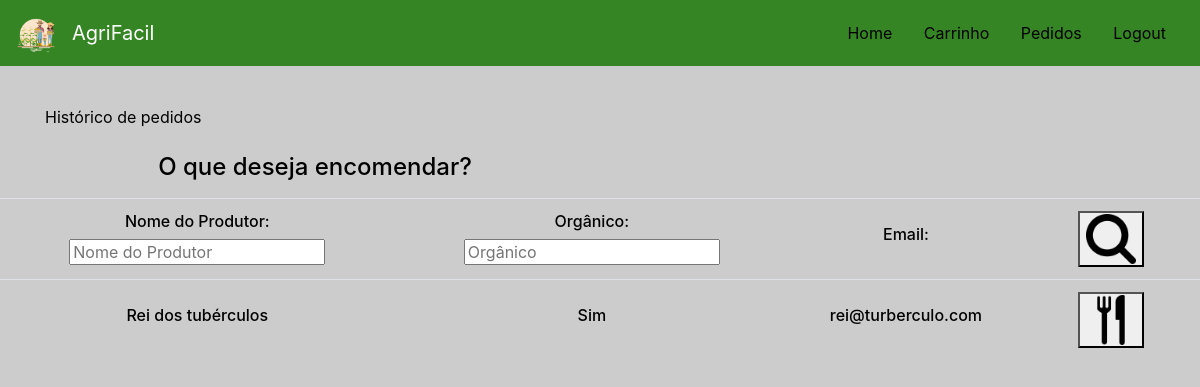
The app's page /main with its own data.
### tables this page shows
CREATE TABLE produtor (idProdutor INTEGER PRIMARY KEY AUTOINCREMENT, CNPJ TEXT, nomeOficial TEXT, nomeFantasia TEXT, password TEXT, email TEXT, telefone TEXT, rua TEXT, numero TEXT, bairro TEXT, cidade TEXT, estado TEXT, CEP TEXT, complemento TEXT, agroecologico TEXT, organico TEXT, individualColetiva TEXT);

### api/products.py (the view)
@app.route('/main', methods=['GET', 'POST'])
def main():
    producer_list = producer.list_producers()
    return render_template("main.html", info = producer_list)

### crud/producer.py (called while the page is built)
def list_producers():
    with sql.connect("db/agrifacil.db") as con:
        cur = con.cursor()
        cur.execute("SELECT idProdutor, nomeFantasia, organico, email from produtor")
        return cur.fetchall()

### templates/main.html (shortened to what this page needs)
{% extends "base.html" %}
{% block content %}
    <main role="main">
    <div class="container" align="center">
        <div class="row" >
            <div class="col">
<br/>
<br/>
<br/>
<a style ="color:black; margin-right: 0; margin-left: auto; display: flex; "href="/order-history">Histórico de pedidos</a>
<br/>
                <h4 style="color:black">O que deseja encomendar?</h4>
            </div>
            <div class="col"></div>
            <br/>
           <br/>
              </div>
            </div>
                <table class="table table-hover">
                <tr>
                  <h6><td width="20%" style="vertical-align:middle;"><div align="center"><h6 style="color:black">Nome do Produtor:</h6><input id="inputtype" type = "text" name = "nome" placeholder="Nome do Produtor" /></div></td>
                  <td width="20%" style="vertical-align:middle;"><div align="center"><h6 style="color:black">Orgânico:</h6><input id="inputtype" type = "text" name = "organico" placeholder="Orgânico" /></div></td>
                  <td width="10%" style="vertical-align:middle;"><div align="center"><h6 style="color:black">Email:</h6></div></td>
                  <td width="10%" style="vertical-align:middle;" ><div align="center"><button type = "submit" class= "searchbutton"><a href="#">
                      <img src="static/images/icon.png"
                      onmouseover="this.src='static/images/icon2.png'"
                      onmouseout="this.src='static/images/icon.png'"
                      border="0" alt="" width="50px" height="50px"/></a></button></div>
                  </td>
                </tr>
              {% for result in info %}
              <tr class="item">
                  <td width="20%" style="vertical-align:middle;"><div align="center"><h6 style="color:black">{{result[1]}}</h6></div></td>
                  <td width="10%" style="vertical-align:middle;"><div align="center"><h6 style="color:black">{{result[2]}}</h6></div></td>
                  <td width="10%" style="vertical-align:middle;"><div align="center"><h6 style="color:black">{{result[3]}}</h6></div></td>
                  <form method="post" action="/producer/{{ result[0] }}">
                  <td width="5%" style="vertical-align:middle;"><div align="center"><button type = "submit" class= "searchbutton"><a href="#">
                      <img src="static/images/fork.png"
                      onmouseover="this.src='static/images/fork2.png'"
                      onmouseout="this.src='static/images/fork.png'"
                      border="0" alt="" width="50px" height="50px"/></a></button></div></div></td>
                  </form>
              </tr>
              {% endfor %}
                </table>
    </main>
  {% endblock %}

### records on screen
produtor: nomeFantasia "Rei dos tubérculos", organico "Sim", email "rei@turberculo.com"
